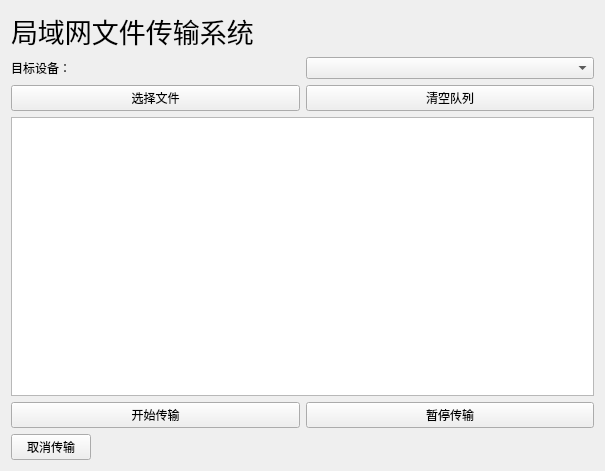
<?xml version="1.0" encoding="UTF-8"?>
<ui version="4.0">
 <class>Widget</class>
 <widget class="QWidget" name="Widget">
  <property name="geometry">
   <rect>
    <x>0</x>
    <y>0</y>
    <width>605</width>
    <height>471</height>
   </rect>
  </property>
  <property name="windowTitle">
   <string>Widget</string>
  </property>
  <layout class="QGridLayout" name="gridLayout">
   <item row="0" column="0">
    <layout class="QVBoxLayout" name="verticalLayout_2">
     <item>
      <layout class="QHBoxLayout" name="horizontalLayout_5">
       <item>
        <widget class="QLabel" name="Filelabel">
         <property name="font">
          <font>
           <pointsize>20</pointsize>
          </font>
         </property>
         <property name="text">
          <string>局域网文件传输系统</string>
         </property>
        </widget>
       </item>
       <item>
        <spacer name="horizontalSpacer_2">
         <property name="orientation">
          <enum>Qt::Orientation::Horizontal</enum>
         </property>
         <property name="sizeHint" stdset="0">
          <size>
           <width>40</width>
           <height>20</height>
          </size>
         </property>
        </spacer>
       </item>
      </layout>
     </item>
     <item>
      <layout class="QHBoxLayout" name="horizontalLayout">
       <item>
        <widget class="QLabel" name="label_target_device">
         <property name="text">
          <string>目标设备：</string>
         </property>
        </widget>
       </item>
       <item>
        <widget class="QComboBox" name="combo_target_device"/>
       </item>
      </layout>
     </item>
     <item>
      <layout class="QHBoxLayout" name="horizontalLayout_4">
       <item>
        <widget class="QPushButton" name="btn_select_files">
         <property name="text">
          <string>选择文件</string>
         </property>
        </widget>
       </item>
       <item>
        <widget class="QPushButton" name="btn_clear_queue">
         <property name="text">
          <string>清空队列</string>
         </property>
        </widget>
       </item>
      </layout>
     </item>
     <item>
      <widget class="QTableView" name="tableView_transfer"/>
     </item>
     <item>
      <layout class="QVBoxLayout" name="verticalLayout">
       <item>
        <layout class="QHBoxLayout" name="horizontalLayout_2">
         <item>
          <widget class="QPushButton" name="btn_start_transfer">
           <property name="text">
            <string>开始传输</string>
           </property>
          </widget>
         </item>
         <item>
          <widget class="QPushButton" name="btn_pause_transfer">
           <property name="text">
            <string>暂停传输</string>
           </property>
          </widget>
         </item>
        </layout>
       </item>
       <item>
        <layout class="QHBoxLayout" name="horizontalLayout_3">
         <item>
          <widget class="QPushButton" name="btn_cancel_transfer">
           <property name="text">
            <string>取消传输</string>
           </property>
          </widget>
         </item>
         <item>
          <spacer name="horizontalSpacer">
           <property name="orientation">
            <enum>Qt::Orientation::Horizontal</enum>
           </property>
           <property name="sizeHint" stdset="0">
            <size>
             <width>40</width>
             <height>20</height>
            </size>
           </property>
          </spacer>
         </item>
        </layout>
       </item>
      </layout>
     </item>
    </layout>
   </item>
  </layout>
 </widget>
 <resources/>
 <connections/>
</ui>
